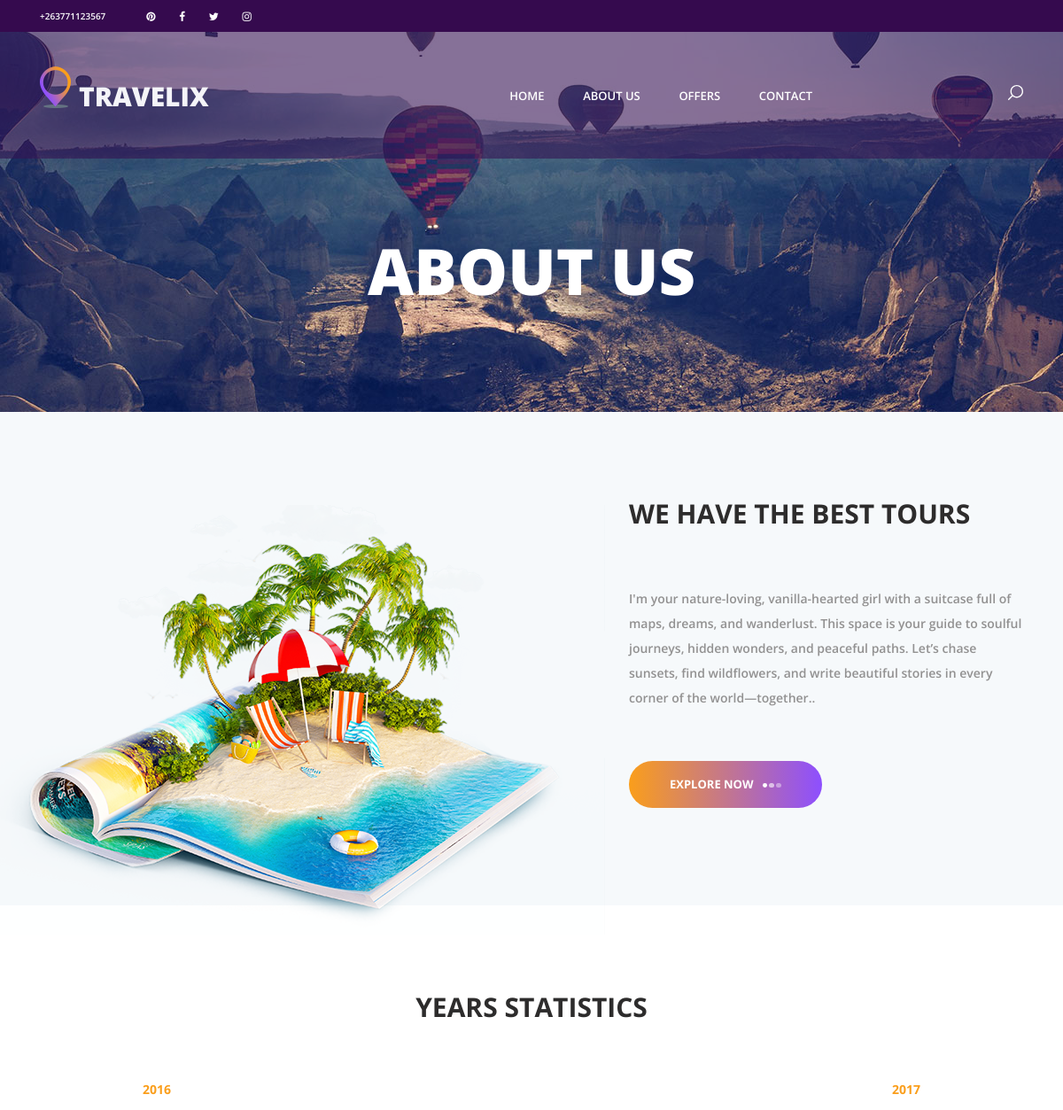
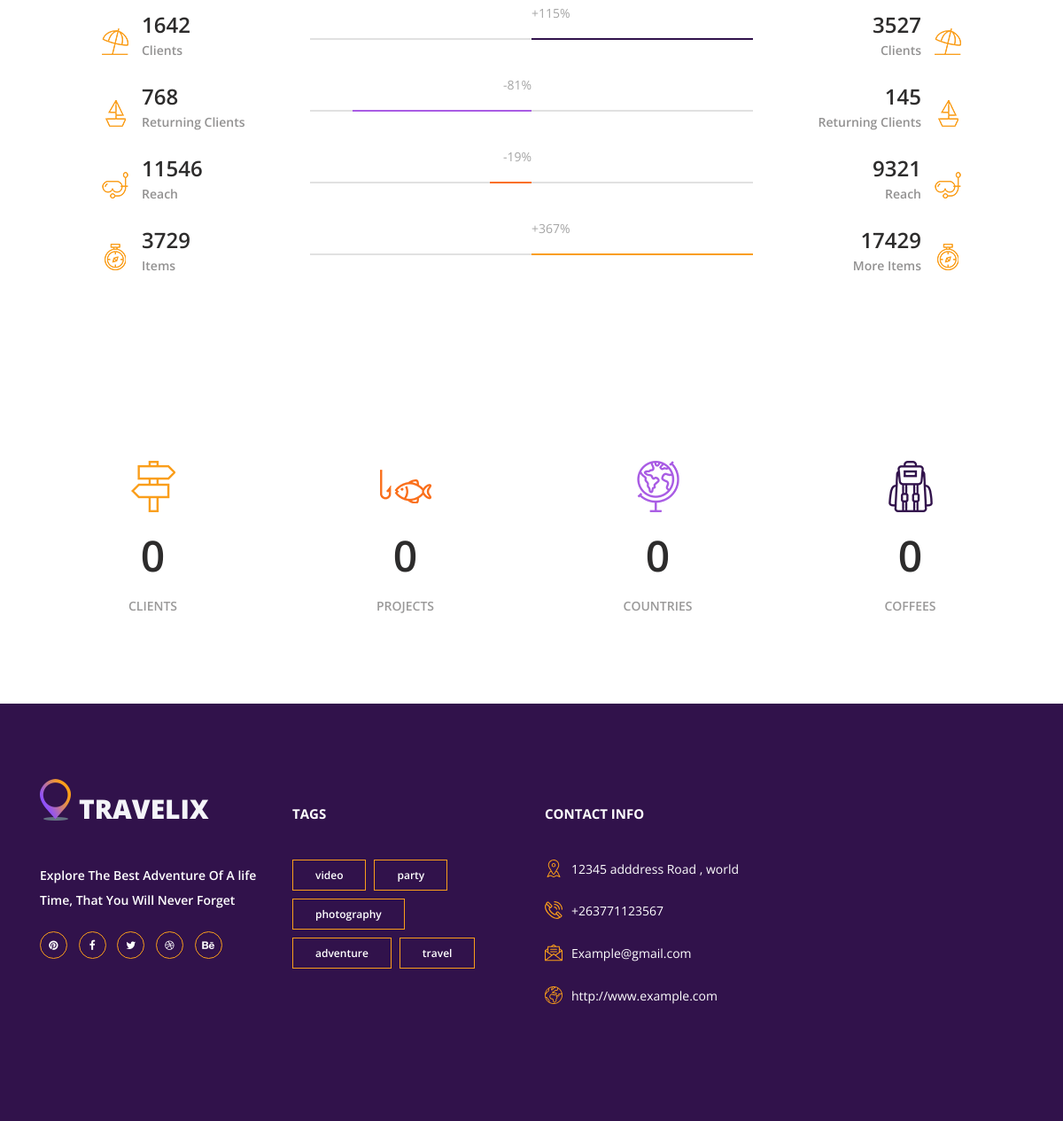
The page /about/ on the database its author committed (2 pictures, top to bottom).
### core/models.py (models this page shows, shortened)
class ContactInfo(models.Model):
    address = models.CharField(max_length=200)
    phone = models.CharField(max_length=20)
    email = models.EmailField()
    website = models.URLField()
    facebook = models.URLField(blank=True, null=True)
    twitter = models.URLField(blank=True, null=True)
    instagram = models.URLField(blank=True, null=True)
    pinterest = models.URLField(blank=True, null=True)
    class Meta:
        verbose_name_plural = "Contact Information"

### core/views.py (the view)
# urls.py: path('about/', views.AboutView.as_view(), name='about'),
class AboutView(TemplateView):
    template_name = 'about.html'
    def get_context_data(self, **kwargs):
        context = super().get_context_data(**kwargs)
        try:
            context['contact_info'] = ContactInfo.objects.first()
        except ContactInfo.DoesNotExist:
            context['contact_info'] = None
        return context

### templates/about.html (shortened to what this page needs)
{% load static%}
<!DOCTYPE html>
<html lang="en">
<head>
<link rel="stylesheet" type="text/css" href="{% static 'styles/bootstrap4/bootstrap.min.css' %}">
<link href="{% static 'plugins/font-awesome-4.7.0/css/font-awesome.min.css' %}" rel="stylesheet" type="text/css">
<link rel="stylesheet" type="text/css" href="{% static 'plugins/OwlCarousel2-2.2.1/owl.carousel.css' %}">
<link rel="stylesheet" type="text/css" href="{% static 'plugins/OwlCarousel2-2.2.1/owl.theme.default.css' %}">
<link rel="stylesheet" type="text/css" href="{% static 'plugins/OwlCarousel2-2.2.1/animate.css' %}">
<link rel="stylesheet" type="text/css" href="{% static 'styles/about_styles.css' %}">
<link rel="stylesheet" type="text/css" href="{% static 'styles/about_responsive.css' %}">
</head>
<body>
<div class="super_container">
	<header class="header">
		<div class="top_bar">
			<div class="container">
				<div class="row">
					<div class="col d-flex flex-row">
						{% if contact_info %}
						<div class="phone">{{ contact_info.phone }}</div>
						<div class="social">
							<ul class="social_list">
								{% if contact_info.pinterest %}
								<li class="social_list_item"><a href="{{ contact_info.pinterest }}"><i class="fa fa-pinterest" aria-hidden="true"></i></a></li>
								{% endif %}
								{% if contact_info.facebook %}
								<li class="social_list_item"><a href="{{ contact_info.facebook }}"><i class="fa fa-facebook" aria-hidden="true"></i></a></li>
								{% endif %}
								{% if contact_info.twitter %}
								<li class="social_list_item"><a href="{{ contact_info.twitter }}"><i class="fa fa-twitter" aria-hidden="true"></i></a></li>
								{% endif %}
								{% if contact_info.instagram %}
								<li class="social_list_item"><a href="{{ contact_info.instagram }}"><i class="fa fa-instagram" aria-hidden="true"></i></a></li>
								{% endif %}
							</ul>
						</div>
						{% endif %}
					</div>
				</div>
			</div>
		</div>
		<nav class="main_nav">
			<div class="container">
				<div class="row">
					<div class="col main_nav_col d-flex flex-row align-items-center justify-content-start">
						<div class="logo_container">
							<div class="logo"><a href="#"><img src="{% static 'images/logo.png' %}" alt="">travelix</a></div>
						</div>
						<div class="main_nav_container ml-auto">
							<ul class="main_nav_list">
								<li class="main_nav_item"><a href="{% url 'index' %}">home</a></li>
								<li class="main_nav_item"><a href="{% url 'about' %}">about us</a></li>
								<li class="main_nav_item"><a href="{% url 'offers' %}">offers</a></li>
								<li class="main_nav_item"><a href="{% url 'contact' %}">contact</a></li>
							</ul>
						</div>
						<div class="content_search ml-lg-0 ml-auto">
						</div>
					</div>
				</div>
			</div>
		</nav>
	</header>
	<div class="home">
		<div class="home_background parallax-window" data-parallax="scroll" data-image-src="{% static 'images/about_background.jpg' %}"></div>
		<div class="home_content">
			<div class="home_title">about us</div>
		</div>
	</div>
	<div class="intro">
		<div class="container">
			<div class="row">
				<div class="col-lg-7">
					<div class="intro_image"><img src="{% static 'images/intro.png' %}" alt=""></div>
				</div>
				<div class="col-lg-5">
					<div class="intro_content">
						<div class="intro_title">we have the best tours</div>
						<p class="intro_text">I'm your nature-loving, vanilla-hearted girl with a suitcase full of maps, dreams, and wanderlust. This space is your guide to soulful journeys, hidden wonders, and peaceful paths. Let’s chase sunsets, find wildflowers, and write beautiful stories in every corner of the world—together..</p>
						<div class="button intro_button"><div class="button_bcg"></div><a href="#">explore now<span></span><span></span><span></span></a></div>
					</div>
				</div>
			</div>
		</div>
	</div>
	<div class="stats">
		<div class="container">
			<div class="row">
				<div class="col text-center">
					<div class="section_title">years statistics</div>
				</div>
			</div>
			<div class="row">
				<div class="col-lg-10 offset-lg-1 text-center">
				</div>
			</div>
			<div class="row">
				<div class="col">
					<div class="stats_years">
						<div class="stats_years_last">2016</div>
						<div class="stats_years_new float-right">2017</div>
					</div>
				</div>
			</div>
			<div class="row">
				<div class="col">
					<div class="stats_contents">
						<div class="stats_item d-flex flex-md-row flex-column clearfix">
							<div class="stats_last order-md-1 order-3">
								<div class="stats_last_icon d-flex flex-column align-items-center justify-content-end">
									<img src="{% static 'images/stats_1.png' %}" alt="">
								</div>
								<div class="stats_last_content">
									<div class="stats_number">1642</div>
									<div class="stats_type">Clients</div>
								</div>
							</div>
							<div class="stats_bar order-md-2 order-2" data-x="1642" data-y="3527" data-color="#31124b">
								<div class="stats_bar_perc">
									<div>
										<div class="stats_bar_value"></div>
									</div>
								</div>
							</div>
							<div class="stats_new order-md-3 order-1 text-right">
								<div class="stats_new_icon d-flex flex-column align-items-center justify-content-end">
									<img src="{% static 'images/stats_1.png' %}" alt="">
								</div>
								<div class="stats_new_content">
									<div class="stats_number">3527</div>
									<div class="stats_type">Clients</div>
								</div>
							</div>
						</div>
						<div class="stats_item d-flex flex-md-row flex-column clearfix">
							<div class="stats_last order-md-1 order-3">
								<div class="stats_last_icon d-flex flex-column align-items-center justify-content-end">
									<img src="{% static 'images/stats_2.png' %}" alt="">
								</div>
								<div class="stats_last_content">
									<div class="stats_number">768</div>
									<div class="stats_type">Returning Clients</div>
								</div>
							</div>
							<div class="stats_bar order-md-2 order-2" data-x="768" data-y="145" data-color="#a95ce4">
								<div class="stats_bar_perc">
									<div>
										<div class="stats_bar_value"></div>
									</div>
								</div>
							</div>
							<div class="stats_new order-md-3 order-1 text-right">
								<div class="stats_new_icon d-flex flex-column align-items-center justify-content-end">
									<img src="{% static 'images/stats_2.png' %}" alt="">
								</div>
								<div class="stats_new_content">
									<div class="stats_number">145</div>
									<div class="stats_type">Returning Clients</div>
								</div>
							</div>
						</div>
						<div class="stats_item d-flex flex-md-row flex-column clearfix">
							<div class="stats_last order-md-1 order-3">
								<div class="stats_last_icon d-flex flex-column align-items-center justify-content-end">
									<img src="{% static 'images/stats_3.png' %}" alt="">
								</div>
								<div class="stats_last_content">
									<div class="stats_number">11546</div>
									<div class="stats_type">Reach</div>
								</div>
							</div>
							<div class="stats_bar order-md-2 order-2" data-x="11546" data-y="9321" data-color="#fa6f1b">
								<div class="stats_bar_perc">
									<div>
										<div class="stats_bar_value"></div>
									</div>
								</div>
							</div>
							<div class="stats_new order-md-3 order-1 text-right">
								<div class="stats_new_icon d-flex flex-column align-items-center justify-content-end">
									<img src="{% static 'images/stats_3.png' %}" alt="">
								</div>
								<div class="stats_new_content">
									<div class="stats_number">9321</div>
									<div class="stats_type">Reach</div>
								</div>
							</div>
						</div>
						<div class="stats_item d-flex flex-md-row flex-column clearfix">
							<div class="stats_last order-md-1 order-3">
								<div class="stats_last_icon d-flex flex-column align-items-center justify-content-end">
									<img src="{% static 'images/stats_4.png' %}" alt="">
								</div>
								<div class="stats_last_content">
									<div class="stats_number">3729</div>
									<div class="stats_type">Items</div>
								</div>
							</div>
							<div class="stats_bar order-md-2 order-2" data-x="3729" data-y="17429" data-color="#fa9e1b">
								<div class="stats_bar_perc">
									<div>
										<div class="stats_bar_value"></div>
									</div>
								</div>
							</div>
							<div class="stats_new order-md-3 order-1 text-right">
								<div class="stats_new_icon d-flex flex-column align-items-center justify-content-end">
									<img src="{% static 'images/stats_4.png' %}" alt="">
								</div>
								<div class="stats_new_content">
									<div class="stats_number">17429</div>
									<div class="stats_type">More Items</div>
								</div>
							</div>
						</div>
					</div>
				</div>
			</div>
		</div>
	</div>
	<div class="milestones">
		<div class="container">
			<div class="row">
				<div class="col-lg-3 milestone_col">
					<div class="milestone text-center">
						<div class="milestone_icon"><img src="{% static 'images/milestone_1.png' %}" alt=""></div>
						<div class="milestone_counter" data-end-value="255">0</div>
						<div class="milestone_text">Clients</div>
					</div>
				</div>
				<div class="col-lg-3 milestone_col">
					<div class="milestone text-center">
						<div class="milestone_icon"><img src="{% static 'images/milestone_2.png' %}" alt=""></div>
						<div class="milestone_counter" data-end-value="1176">0</div>
						<div class="milestone_text">Projects</div>
					</div>
				</div>
				<div class="col-lg-3 milestone_col">
					<div class="milestone text-center">
						<div class="milestone_icon"><img src="{% static 'images/milestone_3.png' %}" alt=""></div>
						<div class="milestone_counter" data-end-value="39">0</div>
						<div class="milestone_text">Countries</div>
					</div>
				</div>
				<div class="col-lg-3 milestone_col">
					<div class="milestone text-center">
						<div class="milestone_icon"><img src="{% static 'images/milestone_4.png' %}" alt=""></div>
						<div class="milestone_counter" data-end-value="127">0</div>
						<div class="milestone_text">Coffees</div>
					</div>
				</div>
			</div>
		</div>
	</div>
	<footer class="footer">
		<div class="container">
			<div class="row">
				<div class="col-lg-3 footer_column">
					<div class="footer_col">
						<div class="footer_content footer_about">
							<div class="logo_container footer_logo">
								<div class="logo"><a href="#"><img src="{% static 'images/logo.png' %}" alt="">travelix</a></div>
							</div>
							<p class="footer_about_text">Explore The Best Adventure Of A life Time, That You Will Never Forget</p>
							<ul class="footer_social_list">
								<li class="footer_social_item"><a href="#"><i class="fa fa-pinterest"></i></a></li>
								<li class="footer_social_item"><a href="#"><i class="fa fa-facebook-f"></i></a></li>
								<li class="footer_social_item"><a href="#"><i class="fa fa-twitter"></i></a></li>
								<li class="footer_social_item"><a href="#"><i class="fa fa-dribbble"></i></a></li>
								<li class="footer_social_item"><a href="#"><i class="fa fa-behance"></i></a></li>
							</ul>
						</div>
					</div>
				</div>
				<div class="col-lg-3 footer_column">
					<div class="footer_col">
						<div class="footer_title">tags</div>
						<div class="footer_content footer_tags">
							<ul class="tags_list clearfix">
								<li class="tag_item"><a href="#">video</a></li>
								<li class="tag_item"><a href="#">party</a></li>
								<li class="tag_item"><a href="#">photography</a></li>
								<li class="tag_item"><a href="#">adventure</a></li>
								<li class="tag_item"><a href="#">travel</a></li>
							</ul>
						</div>
					</div>
				</div>
				<div class="col-lg-3 footer_column">
					<div class="footer_col">
						<div class="footer_title">contact info</div>
						<div class="footer_content footer_contact">
							<ul class="contact_info_list">
								{% if contact_info %}
								<li class="contact_info_item d-flex flex-row">
									<div><div class="contact_info_icon"><img src="{% static 'images/placeholder.svg' %}" alt=""></div></div>
									<div class="contact_info_text">{{ contact_info.address }}</div>
								</li>
								<li class="contact_info_item d-flex flex-row">
									<div><div class="contact_info_icon"><img src="{% static 'images/phone-call.svg' %}" alt=""></div></div>
									<div class="contact_info_text">{{ contact_info.phone }}</div>
								</li>
								<li class="contact_info_item d-flex flex-row">
									<div><div class="contact_info_icon"><img src="{% static 'images/message.svg' %}" alt=""></div></div>
									<div class="contact_info_text"><a href="mailto:{{ contact_info.email }}?Subject=Hello" target="_top">{{ contact_info.email }}</a></div>
								</li>
								<li class="contact_info_item d-flex flex-row">
									<div><div class="contact_info_icon"><img src="{% static 'images/planet-earth.svg' %}" alt=""></div></div>
									<div class="contact_info_text"><a href="{{ contact_info.website }}">{{ contact_info.website }}</a></div>
								</li>
								{% endif %}
							</ul>
						</div>
					</div>
				</div>
			</div>
		</div>
	</footer>
</body>
</html>

### rows shown on the page
ContactInfo: phone "+263771123567", address "12345 adddress Road , world", email "Example@gmail.com", website "http://www.example.com"
